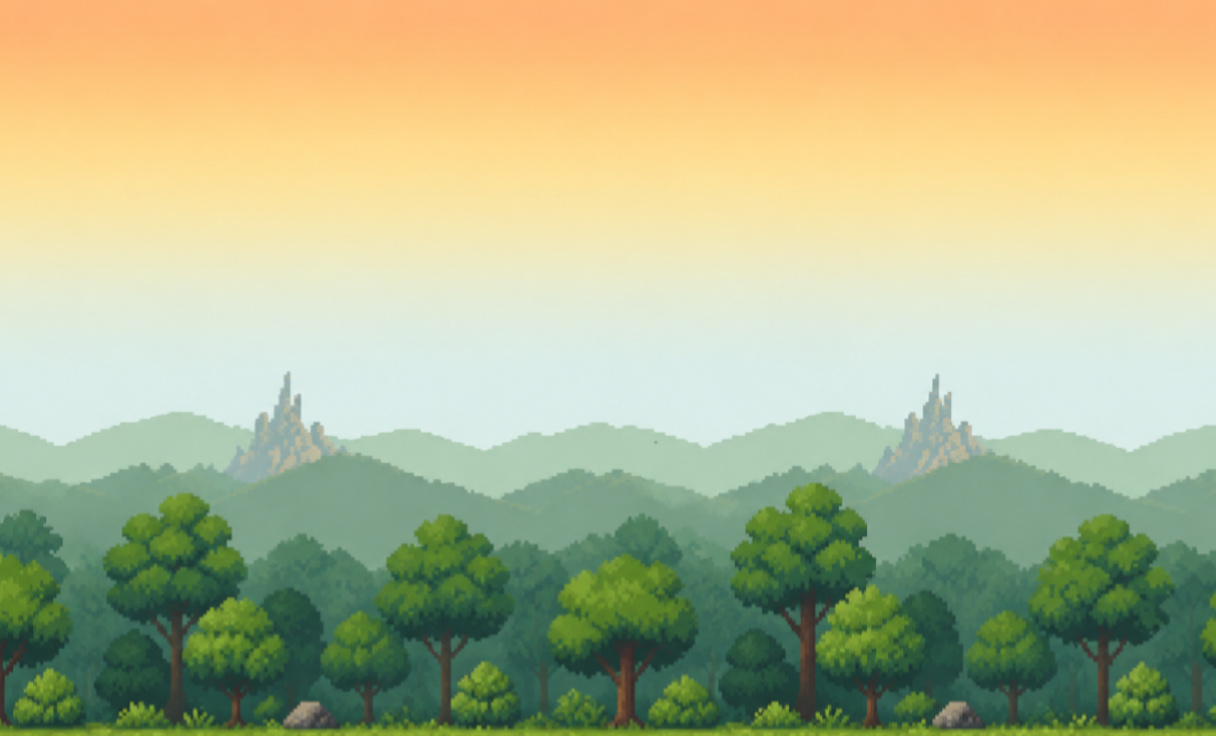

Rendered tile map (Tiled .tmx) drawn with the repository's tilesets; below, a short description and the full map source, tile grids included:
An orthogonal 38x23 tile map with 32x32 px tiles, 1 tile layer (Capa de patrones 1).

<map version="1.10" tiledversion="1.12.1" orientation="orthogonal" renderorder="right-down" width="38" height="23" tilewidth="32" tileheight="32" infinite="0" nextlayerid="2" nextobjectid="1">
 <tileset firstgid="1" source="Tierra arriba.tsx" />
 <layer id="1" name="Capa de patrones 1" width="38" height="23">
  <data encoding="csv">
2,3,4,5,6,7,8,9,10,11,12,13,14,15,16,17,18,19,20,21,22,23,24,25,26,27,28,29,30,31,32,33,34,35,36,37,38,39,
42,43,44,45,46,47,48,49,50,51,52,53,54,55,56,57,58,59,60,61,62,63,64,65,66,67,68,69,70,71,72,73,74,75,76,77,78,79,
82,83,84,85,86,87,88,89,90,91,92,93,94,95,96,97,98,99,100,101,102,103,104,105,106,107,108,109,110,111,112,113,114,115,116,117,118,119,
122,123,124,125,126,127,128,129,130,131,132,133,134,135,136,137,138,139,140,141,142,143,144,145,146,147,148,149,150,151,152,153,154,155,156,157,158,159,
162,163,164,165,166,167,168,169,170,171,172,173,174,175,176,177,178,179,180,181,182,183,184,185,186,187,188,189,190,191,192,193,194,195,196,197,198,199,
202,203,204,205,206,207,208,209,210,211,212,213,214,215,216,217,218,219,220,221,222,223,224,225,226,227,228,229,230,231,232,233,234,235,236,237,238,239,
242,243,244,245,246,247,248,249,250,251,252,253,254,255,256,257,258,259,260,261,262,263,264,265,266,267,268,269,270,271,272,273,274,275,276,277,278,279,
282,283,284,285,286,287,288,289,290,291,292,293,294,295,296,297,298,299,300,301,302,303,304,305,306,307,308,309,310,311,312,313,314,315,316,317,318,319,
322,323,324,325,326,327,328,329,330,331,332,333,334,335,336,337,338,339,340,341,342,343,344,345,346,347,348,349,350,351,352,353,354,355,356,357,358,359,
362,363,364,365,366,367,368,369,370,371,372,373,374,375,376,377,378,379,380,381,382,383,384,385,386,387,388,389,390,391,392,393,394,395,396,397,398,399,
402,403,404,405,406,407,408,409,410,411,412,413,414,415,416,417,418,419,420,421,422,423,424,425,426,427,428,429,430,431,432,433,434,435,436,437,438,439,
442,443,444,445,446,447,448,449,450,451,452,453,454,455,456,457,458,459,460,461,462,463,464,465,466,467,468,469,470,471,472,473,474,475,476,477,478,479,
482,483,484,485,486,487,488,489,490,491,492,493,494,495,496,497,498,499,500,501,502,503,504,505,506,507,508,509,510,511,512,513,514,515,516,517,518,519,
522,523,524,525,526,527,528,529,530,531,532,533,534,535,536,537,538,539,540,541,542,543,544,545,546,547,548,549,550,551,552,553,554,555,556,557,558,559,
562,563,564,565,566,567,568,569,570,571,572,573,574,575,576,577,578,579,580,581,582,583,584,585,586,587,588,589,590,591,592,593,594,595,596,597,598,599,
602,603,604,605,606,607,608,609,610,611,612,613,614,615,616,617,618,619,620,621,622,623,624,625,626,627,628,629,630,631,632,633,634,635,636,637,638,639,
642,643,644,645,646,647,648,649,650,651,652,653,654,655,656,657,658,659,660,661,662,663,664,665,666,667,668,669,670,671,672,673,674,675,676,677,678,679,
682,683,684,685,686,687,688,689,690,691,692,693,694,695,696,697,698,699,700,701,702,703,704,705,706,707,708,709,710,711,712,713,714,715,716,717,718,719,
722,723,724,725,726,727,728,729,730,731,732,733,734,735,736,737,738,739,740,741,742,743,744,745,746,747,748,749,750,751,752,753,754,755,756,757,758,759,
762,763,764,765,766,767,768,769,770,771,772,773,774,775,776,777,778,779,780,781,782,783,784,785,786,787,788,789,790,791,792,793,794,795,796,797,798,799,
802,803,804,805,806,807,808,809,810,811,812,813,814,815,816,817,818,819,820,821,822,823,824,825,826,827,828,829,830,831,832,833,834,835,836,837,838,839,
842,843,844,845,846,847,848,849,850,851,852,853,854,855,856,857,858,859,860,861,862,863,864,865,866,867,868,869,870,871,872,873,874,875,876,877,878,879,
882,883,884,885,886,887,888,889,890,891,892,893,894,895,896,897,898,899,900,901,902,903,904,905,906,907,908,909,910,911,912,913,914,915,916,917,918,919
</data>
 </layer>
</map>
